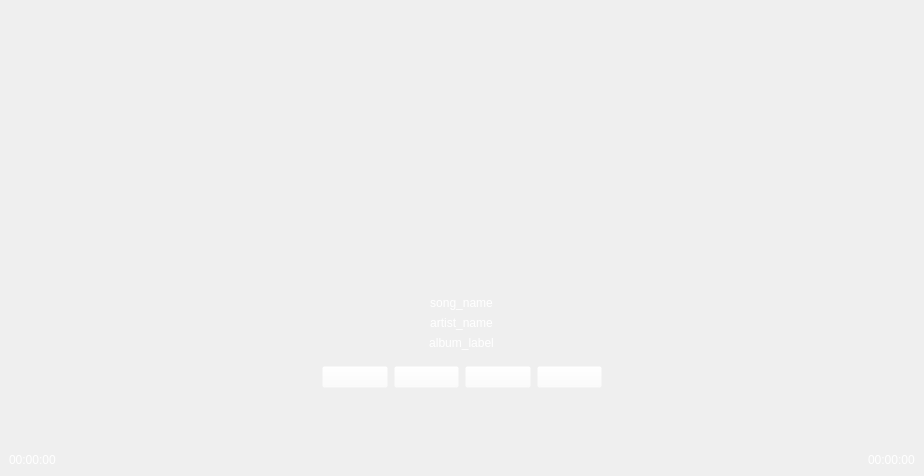
            <widget class="QWidget" name="center_stackedWidgetPage1">
             <layout class="QVBoxLayout" name="verticalLayout">
              <property name="leftMargin">
               <number>0</number>
              </property>
              <property name="topMargin">
               <number>0</number>
              </property>
              <property name="rightMargin">
               <number>0</number>
              </property>
              <property name="bottomMargin">
               <number>0</number>
              </property>
              <item>
               <spacer name="verticalSpacer_2">
                <property name="orientation">
                 <enum>Qt::Vertical</enum>
                </property>
                <property name="sizeHint" stdset="0">
                 <size>
                  <width>20</width>
                  <height>40</height>
                 </size>
                </property>
               </spacer>
              </item>
              <item alignment="Qt::AlignHCenter">
               <widget class="QLabel" name="Album_art">
                <property name="minimumSize">
                 <size>
                  <width>250</width>
                  <height>250</height>
                 </size>
                </property>
                <property name="maximumSize">
                 <size>
                  <width>250</width>
                  <height>250</height>
                 </size>
                </property>
                <property name="font">
                 <font>
                  <family>Arial</family>
                 </font>
                </property>
                <property name="layoutDirection">
                 <enum>Qt::LeftToRight</enum>
                </property>
                <property name="styleSheet">
                 <string notr="true">background-color: rgba(35, 49, 190,0);</string>
                </property>
                <property name="text">
                 <string/>
                </property>
                <property name="pixmap">
                 <pixmap resource="resc.qrc">:/resc/UI_V2/No-album-art.png</pixmap>
                </property>
                <property name="scaledContents">
                 <bool>true</bool>
                </property>
               </widget>
              </item>
              <item alignment="Qt::AlignHCenter">
               <widget class="QLabel" name="song_label">
                <property name="maximumSize">
                 <size>
                  <width>250</width>
                  <height>16777215</height>
                 </size>
                </property>
                <property name="font">
                 <font>
                  <family>Arial</family>
                 </font>
                </property>
                <property name="styleSheet">
                 <string notr="true">background-color: rgba(255, 255, 255, 0);
color: rgb(255, 255, 255);</string>
                </property>
                <property name="text">
                 <string>song_name</string>
                </property>
                <property name="alignment">
                 <set>Qt::AlignCenter</set>
                </property>
               </widget>
              </item>
              <item alignment="Qt::AlignHCenter">
               <widget class="QLabel" name="artist_name_label">
                <property name="maximumSize">
                 <size>
                  <width>250</width>
                  <height>16777215</height>
                 </size>
                </property>
                <property name="font">
                 <font>
                  <family>Arial</family>
                 </font>
                </property>
                <property name="styleSheet">
                 <string notr="true">background-color: rgba(255, 255, 255, 0);
color: rgb(255, 255, 255);</string>
                </property>
                <property name="text">
                 <string>artist_name</string>
                </property>
                <property name="alignment">
                 <set>Qt::AlignCenter</set>
                </property>
               </widget>
              </item>
              <item alignment="Qt::AlignHCenter">
               <widget class="QLabel" name="album_label">
                <property name="maximumSize">
                 <size>
                  <width>250</width>
                  <height>16777215</height>
                 </size>
                </property>
                <property name="font">
                 <font>
                  <family>Arial</family>
                 </font>
                </property>
                <property name="styleSheet">
                 <string notr="true">background-color: rgba(255, 255, 255, 0);
color: rgb(255, 255, 255);</string>
                </property>
                <property name="text">
                 <string>album_label</string>
                </property>
                <property name="alignment">
                 <set>Qt::AlignCenter</set>
                </property>
               </widget>
              </item>
              <item alignment="Qt::AlignHCenter">
               <widget class="QFrame" name="advanced_play_functions_frame">
                <property name="minimumSize">
                 <size>
                  <width>300</width>
                  <height>40</height>
                 </size>
                </property>
                <property name="maximumSize">
                 <size>
                  <width>300</width>
                  <height>16777215</height>
                 </size>
                </property>
                <property name="styleSheet">
                 <string notr="true">background-color: rgba(255, 255, 255, 0);</string>
                </property>
                <property name="frameShape">
                 <enum>QFrame::StyledPanel</enum>
                </property>
                <property name="frameShadow">
                 <enum>QFrame::Raised</enum>
                </property>
                <layout class="QHBoxLayout" name="horizontalLayout_8">
                 <item>
                  <widget class="QPushButton" name="make_favourite_btn">
                   <property name="styleSheet">
                    <string notr="true">background-color: rgba(255, 255, 255, 0);</string>
                   </property>
                   <property name="text">
                    <string/>
                   </property>
                   <property name="icon">
                    <iconset resource="resc.qrc">
                     <normaloff>:/resc/UI_V2/favourite_btn.png</normaloff>:/resc/UI_V2/favourite_btn.png</iconset>
                   </property>
                   <property name="checkable">
                    <bool>true</bool>
                   </property>
                  </widget>
                 </item>
                 <item>
                  <widget class="QPushButton" name="add_to_playlist_btn">
                   <property name="styleSheet">
                    <string notr="true">background-color: rgba(255, 255, 255, 0);</string>
                   </property>
                   <property name="text">
                    <string/>
                   </property>
                   <property name="icon">
                    <iconset resource="resc.qrc">
                     <normaloff>:/resc/UI_V2/add_to_playlist_btn.png</normaloff>:/resc/UI_V2/add_to_playlist_btn.png</iconset>
                   </property>
                   <property name="checkable">
                    <bool>true</bool>
                   </property>
                  </widget>
                 </item>
                 <item>
                  <widget class="QPushButton" name="shuffle_btn">
                   <property name="styleSheet">
                    <string notr="true">background-color: rgba(255, 255, 255, 0);</string>
                   </property>
                   <property name="text">
                    <string/>
                   </property>
                   <property name="icon">
                    <iconset resource="resc.qrc">
                     <normaloff>:/resc/UI_V2/suffle_btn.png</normaloff>:/resc/UI_V2/suffle_btn.png</iconset>
                   </property>
                   <property name="checkable">
                    <bool>true</bool>
                   </property>
                  </widget>
                 </item>
                 <item>
                  <widget class="QPushButton" name="about_track_btn">
                   <property name="styleSheet">
                    <string notr="true">background-color: rgba(255, 255, 255, 0);</string>
                   </property>
                   <property name="text">
                    <string/>
                   </property>
                   <property name="icon">
                    <iconset resource="resc.qrc">
                     <normaloff>:/resc/UI_V2/track_info_btn.png</normaloff>:/resc/UI_V2/track_info_btn.png</iconset>
                   </property>
                  </widget>
                 </item>
                </layout>
               </widget>
              </item>
              <item>
               <spacer name="verticalSpacer_3">
                <property name="orientation">
                 <enum>Qt::Vertical</enum>
                </property>
                <property name="sizeHint" stdset="0">
                 <size>
                  <width>20</width>
                  <height>40</height>
                 </size>
                </property>
               </spacer>
              </item>
              <item>
               <widget class="QFrame" name="track_timer_frame">
                <property name="minimumSize">
                 <size>
                  <width>0</width>
                  <height>0</height>
                 </size>
                </property>
                <property name="maximumSize">
                 <size>
                  <width>16777215</width>
                  <height>40</height>
                 </size>
                </property>
                <property name="styleSheet">
                 <string notr="true">background-color: rgba(255, 255, 255, 0);</string>
                </property>
                <property name="frameShape">
                 <enum>QFrame::NoFrame</enum>
                </property>
                <property name="frameShadow">
                 <enum>QFrame::Raised</enum>
                </property>
                <layout class="QHBoxLayout" name="horizontalLayout">
                 <item>
                  <widget class="QLabel" name="current_time_label">
                   <property name="font">
                    <font>
                     <family>Arial</family>
                    </font>
                   </property>
                   <property name="styleSheet">
                    <string notr="true">background-color: rgba(255, 255, 255, 0);
color: rgb(255, 255, 255);</string>
                   </property>
                   <property name="text">
                    <string>00:00:00</string>
                   </property>
                  </widget>
                 </item>
                 <item>
                  <spacer name="horizontalSpacer_4">
                   <property name="orientation">
                    <enum>Qt::Horizontal</enum>
                   </property>
                   <property name="sizeHint" stdset="0">
                    <size>
                     <width>806</width>
                     <height>13</height>
                    </size>
                   </property>
                  </spacer>
                 </item>
                 <item>
                  <widget class="QLabel" name="total_time_label">
                   <property name="font">
                    <font>
                     <family>Arial</family>
                    </font>
                   </property>
                   <property name="styleSheet">
                    <string notr="true">background-color: rgba(255, 255, 255, 0);
color: rgb(255, 255, 255);</string>
                   </property>
                   <property name="text">
                    <string>00:00:00</string>
                   </property>
                  </widget>
                 </item>
                </layout>
               </widget>
              </item>
             </layout>
            </widget>
